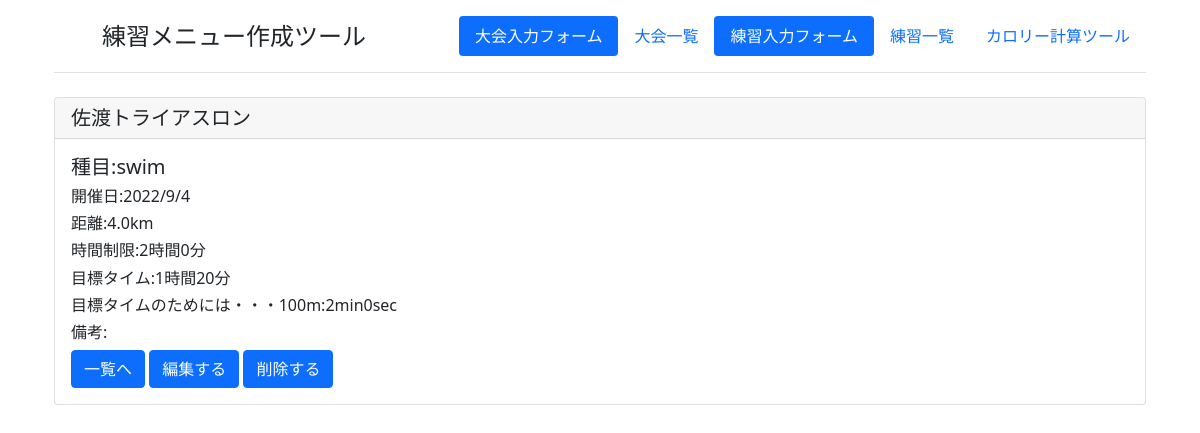
The page /Race_detail/1/ on the database its author committed.
### PMapp/models.py (models this page shows, shortened)
class Race(models.Model):
    Athletic_CHOICES = [
   ('swim', '水泳大会'),
   ('bike', 'ロードレース'),
   ('run', '陸上大会'),
]
    RaceName = models.CharField('大会名', max_length=50)
    Category = models.CharField('大会カテゴリ', max_length=30, choices=Athletic_CHOICES)
    RaceDate = models.DateTimeField('大会日')
    Distance = models.IntegerField('距離(m)')
    TimeLimit = models.IntegerField('時間制限(min)', blank=True, null=True)
    TargetTime = models.IntegerField('目標タイム(min)', blank=True, null=True)
    Remarks = models.TextField('備考', blank=True, null=True, max_length=1000)

### PMapp/views.py (the view)
# urls.py: path('Race_detail/<int:pk>/', views.RaceDetail.as_view(), name='Race_detail'),
class RaceDetail(DetailView):
    template_name = 'PMapp/Race_detail.html'
    model = Race

### PMapp/templatetags/utils.py (called while the page is built)
@register.filter(name="MenuEx1")
def MenuEx1(dist, time):
    return (str(math.floor(time / dist * 100)) + "min" + str(math.floor((time / dist * 100) % 1 * 60)) + "sec")

### PMapp/templates/PMapp/Race_detail.html
{% extends 'PMapp/base.html' %}
{% block content %}
{% load mathfilters %}
{% load utils %}
<div class="container">
    <div class="card">
        <h5 class="card-header">{{ object.RaceName }}</h5>
        <div class="card-body">
            <h5 class="card-title">種目:{{ object.Category }}</h5>
            <h6 class="card-title">開催日:{{ object.RaceDate | date:"Y/n/j" }}</h6>
            {% if object.Distance >= 1000 %}
            <h6 class="card-title">距離:{{ object.Distance|div:1000 }}km</h6>
            {% else %}
            <h6 class="card-title">距離:{{ object.Distance }}m</h6>
            {% endif %}
            {% if object.TimeLimit >= 60 and object.TimeLimit is not None %}
            <h6 class="card-title">時間制限:{{ object.TimeLimit|intdiv:60 }}時間{{ object.TimeLimit|mod:60 }}分</h6>
            {% else %}
            <h6 class="card-title">時間制限:{{ object.TimeLimit }}分</h6>
            {% endif %}
            {% if object.TargetTime >= 60 and object.TargetTime is not None %}
            <h6 class="card-title">目標タイム:{{ object.TargetTime|intdiv:60 }}時間{{ object.TargetTime|mod:60 }}分</h6>
            {% else %}
            <h6 class="card-title">目標タイム:{{ object.TargetTime }}分</h6>
            {% endif %}
            {% if object.Category == "swim" and object.TargetTime != None %}
            <h6 class="card-title">目標タイムのためには・・・100m:{{ object.Distance|MenuEx1:object.TargetTime }}</h6>
            {% elif object.Category == "bike" %}
            <h6 class="card-title">目標タイムのためには・・・時速:{{ object.Distance|MenuEx2:object.TargetTime|floatformat }}km/h</h6>
            {% elif object.Category == "run" %}
            <h6 class="card-title">目標タイムのためには・・・１キロあたり:{{ object.Distance|MenuEx3:object.TargetTime }}</h6>
            {% else %}
            <h6 class="card-title">目標タイムがありません</h6>
            {% endif %}
            <h6 class="card-title">備考:{{ object.TextField }}</h6>
            <a href="{% url 'PMapp:Race_list' %}" class="btn btn-primary">一覧へ</a>
            <a href="{% url 'PMapp:Race_update' object.pk %}" class="btn btn-primary">編集する</a>
            <a href="{% url 'PMapp:Race_delete' object.pk %}" class="btn btn-primary">削除する</a>
        </div>
    </div>
</div>
{% endblock content %}

### rows shown on the page
Race: RaceName "佐渡トライアスロン", Category "swim", RaceDate "2022/9/4", Distance|div "4.0", TimeLimit "2", TimeLimit|mod "0", TargetTime "1", TargetTime|mod "20", Distance|MenuEx1 "2min0sec"
